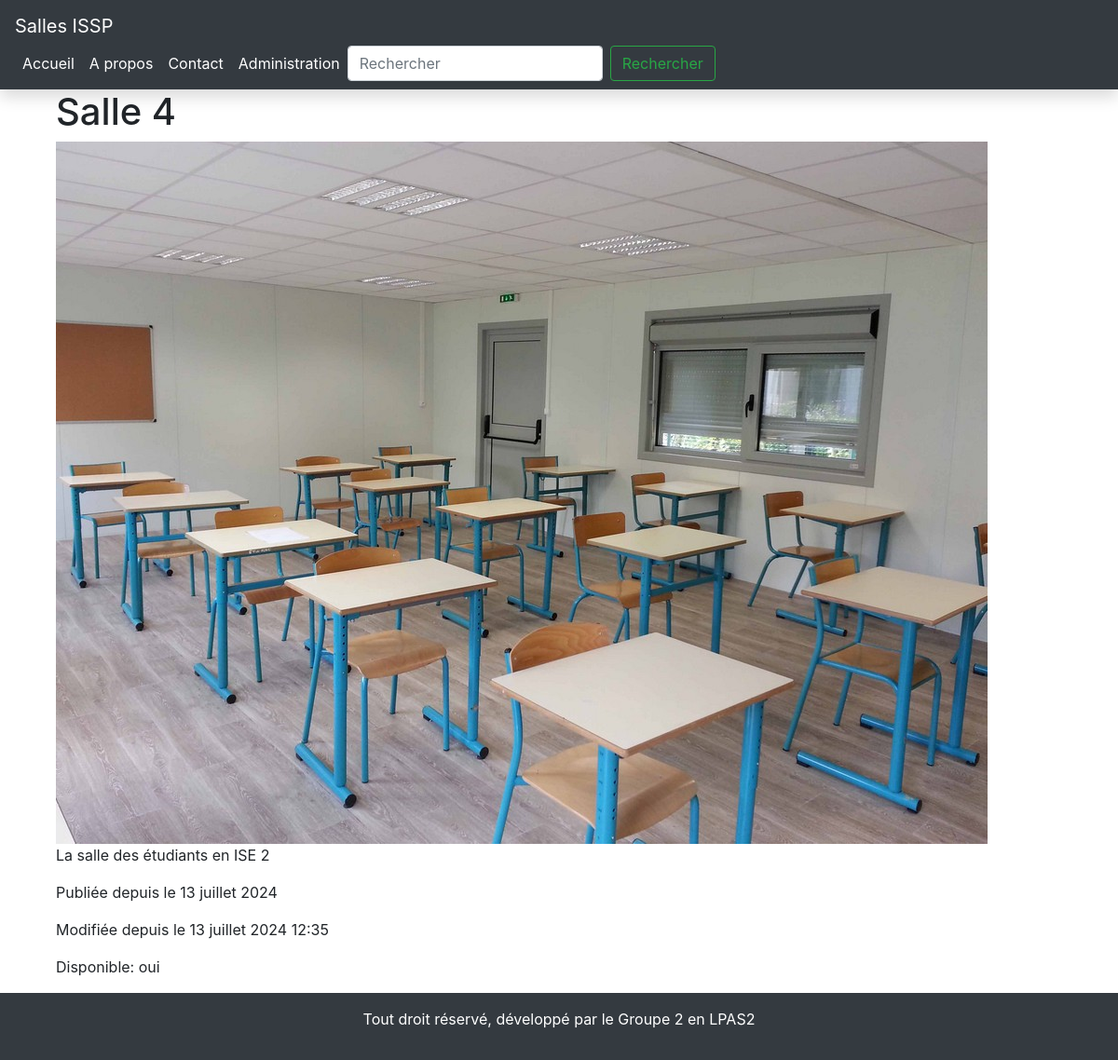
The page /salle/4/ on the database its author committed.
### gestion/models.py (models this page shows, shortened)
class Salle(models.Model):
    nom_salle = models.CharField(max_length=50)
    description = models.TextField()
    image = models.ImageField(upload_to="media/", default='path/to/default/image.jpg')
    date_publication = models.DateField(default=date.today)
    disponible = models.CharField(max_length=4, default='oui', choices=[('oui', 'oui'), ('non', 'non')])
    upload_at = models.DateTimeField(auto_now=True)

### gestion/views.py (the view)
# urls.py: path('salle/<int:salle_id>/', salle_detail, name='salle_detail'),
def salle_detail(request, salle_id):
    salle = get_object_or_404(Salle, id=salle_id)
    return render(request, 'salle_detail.html', {'salle': salle})

### gestion/templates/salle_detail.html
{% extends 'base.html' %}
{% block content %}
<div class="container">
    <h1>{{ salle.nom_salle }}</h1>
    <img src="{{ salle.image.url }}" alt="Image de la salle" class="img-fluid">
    <p>{{ salle.description }}</p>
    <p>Publiée depuis le {{ salle.date_publication }}</p>
    <p>Modifiée depuis le {{ salle.upload_at }}</p>
    <p>Disponible: {{ salle.disponible }}</p>
</div>
{% endblock %}

### gestion/templates/base.html (style rules this page uses)
html, body { height: 100%; }
body { display: flex; flex-direction: column; }

### rows shown on the page
Salle: nom_salle "Salle 4", image (picture), description "La salle des étudiants en ISE 2", date_publication "13 juillet 2024", upload_at "13 juillet 2024 12:35", disponible "oui"
